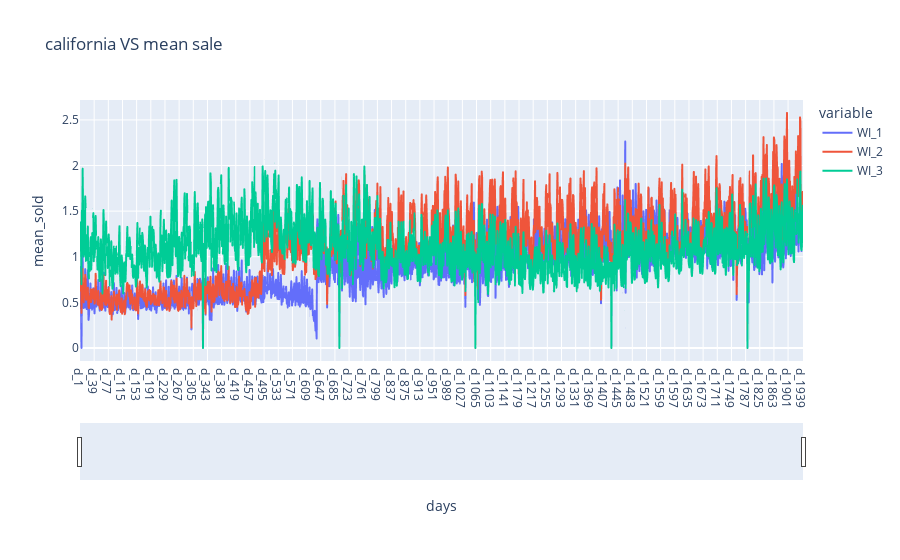

The notebook cell this image was saved under:
### Code cell
import plotly.express as px
import pandas as pd

fig = px.line(data,x='d', y=data.columns, title='california VS mean sale')
fig.update_xaxes(rangeslider_visible=True)
fig.update_xaxes(title_text='days')
fig.update_yaxes(title_text='mean_sold')
fig.show()

### Figure 1 — Plotly figure (JSON) as saved in the notebook; plotly's stock layout.template omitted (floating-point values rounded to 4 significant figures; data arrays with more than 128 entries replaced by an {"elided": "..."} marker saying what was removed)
{"data": [{"hovertemplate": "variable=WI_1<br>d=%{x}<br>value=%{y}<extra></extra>", "legendgroup": "WI_1", "line": {"color": "#636efa", "dash": "solid"}, "marker": {"symbol": "circle"}, "mode": "lines", "name": "WI_1", "showlegend": true, "type": "scattergl", "x": {"elided": "1941 str values"}, "xaxis": "x", "y": {"elided": "1941 float values"}, "yaxis": "y"}, {"hovertemplate": "variable=WI_2<br>d=%{x}<br>value=%{y}<extra></extra>", "legendgroup": "WI_2", "line": {"color": "#EF553B", "dash": "solid"}, "marker": {"symbol": "circle"}, "mode": "lines", "name": "WI_2", "showlegend": true, "type": "scattergl", "x": {"elided": "1941 str values"}, "xaxis": "x", "y": {"elided": "1941 float values"}, "yaxis": "y"}, {"hovertemplate": "variable=WI_3<br>d=%{x}<br>value=%{y}<extra></extra>", "legendgroup": "WI_3", "line": {"color": "#00cc96", "dash": "solid"}, "marker": {"symbol": "circle"}, "mode": "lines", "name": "WI_3", "showlegend": true, "type": "scattergl", "x": {"elided": "1941 str values"}, "xaxis": "x", "y": {"elided": "1941 float values"}, "yaxis": "y"}], "layout": {"legend": {"title": {"text": "variable"}, "tracegroupgap": 0}, "title": {"text": "california VS mean sale"}, "xaxis": {"anchor": "y", "domain": [0, 1], "rangeslider": {"visible": true}, "title": {"text": "days"}}, "yaxis": {"anchor": "x", "domain": [0, 1], "title": {"text": "mean_sold"}}}}
